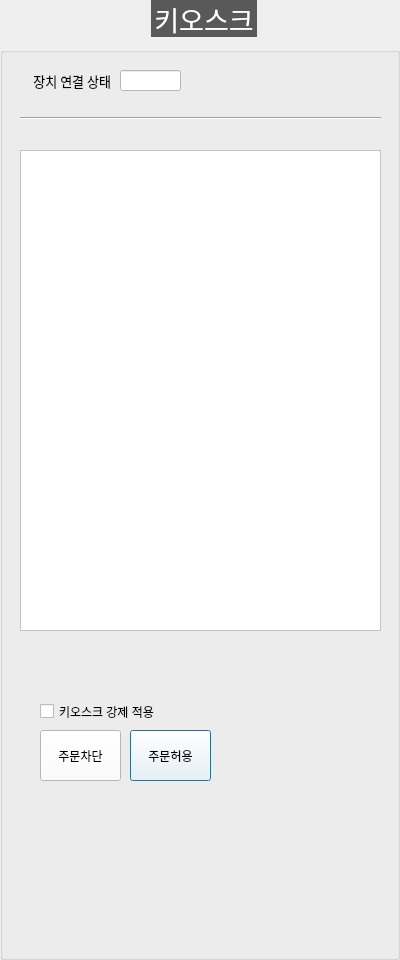
<?xml version="1.0" encoding="UTF-8"?>
<ui version="4.0">
 <class>DialogKiosk</class>
 <widget class="QDialog" name="DialogKiosk">
  <property name="geometry">
   <rect>
    <x>0</x>
    <y>0</y>
    <width>400</width>
    <height>960</height>
   </rect>
  </property>
  <property name="windowTitle">
   <string>Dialog</string>
  </property>
  <property name="styleSheet">
   <string notr="true">QGroupBox  {
    margin-top: 30px;
	font: 20pt &quot;함초롬돋움&quot;;
}

QGroupBox::title  {
    subcontrol-origin: margin;
    subcontrol-position: top center;
    padding: 10px 8000px 10px 8000px;
    background-color: #595959;
    color: rgb(255, 255, 255);
}
QLabel {
	font: 10pt &quot;함초롬돋움&quot;;
}
QComboBox{
	font: 10pt &quot;함초롬돋움&quot;;
}
QPushButton{
	font: 10pt &quot;함초롬돋움&quot;;
}
QLineEdit{
	font: 10pt &quot;함초롬돋움&quot;;
}



</string>
  </property>
  <widget class="QGroupBox" name="GB_KIOSK">
   <property name="geometry">
    <rect>
     <x>0</x>
     <y>0</y>
     <width>400</width>
     <height>960</height>
    </rect>
   </property>
   <property name="font">
    <font>
     <family>함초롬돋움</family>
     <pointsize>20</pointsize>
     <weight>50</weight>
     <italic>false</italic>
     <bold>false</bold>
    </font>
   </property>
   <property name="styleSheet">
    <string notr="true">QGroupBox  {
    margin-top: 10px;
	font: 20pt &quot;함초롬돋움&quot;;
}

QGroupBox::title  {
    subcontrol-origin: margin;
    subcontrol-position: top center;
    padding: 10px 8000px 10px 8000px;
    background-color: #595959;
    color: rgb(255, 255, 255);
}
QLabel {
	font: 10pt &quot;함초롬돋움&quot;;
}
QComboBox{
	font: 10pt &quot;함초롬돋움&quot;;
	background-color: #ffffff
}
QPushButton{
	font: 10pt &quot;함초롬돋움&quot;;
	background-color: #ffffff
}
QLineEdit{
	font: 10pt &quot;함초롬돋움&quot;;
	background-color: #ffffff
}
QListWidget{
	font: 10pt &quot;함초롬돋움&quot;;
	background-color: #ffffff
}
QCheckBox{
	font: 10pt &quot;함초롬돋움&quot;;
}



</string>
   </property>
   <property name="title">
    <string>키오스크</string>
   </property>
   <widget class="QLineEdit" name="LE_KIOSK_CONNECTION">
    <property name="geometry">
     <rect>
      <x>120</x>
      <y>70</y>
      <width>61</width>
      <height>21</height>
     </rect>
    </property>
    <property name="font">
     <font>
      <family>함초롬돋움</family>
      <pointsize>10</pointsize>
      <weight>50</weight>
      <italic>false</italic>
      <bold>false</bold>
     </font>
    </property>
    <property name="readOnly">
     <bool>true</bool>
    </property>
   </widget>
   <widget class="QLabel" name="label_110">
    <property name="geometry">
     <rect>
      <x>20</x>
      <y>70</y>
      <width>91</width>
      <height>21</height>
     </rect>
    </property>
    <property name="font">
     <font>
      <family>함초롬돋움</family>
      <pointsize>10</pointsize>
      <weight>50</weight>
      <italic>false</italic>
      <bold>false</bold>
     </font>
    </property>
    <property name="text">
     <string>장치 연결 상태</string>
    </property>
    <property name="alignment">
     <set>Qt::AlignRight|Qt::AlignTrailing|Qt::AlignVCenter</set>
    </property>
   </widget>
   <widget class="Line" name="line_37">
    <property name="geometry">
     <rect>
      <x>20</x>
      <y>110</y>
      <width>361</width>
      <height>16</height>
     </rect>
    </property>
    <property name="font">
     <font>
      <pointsize>11</pointsize>
     </font>
    </property>
    <property name="orientation">
     <enum>Qt::Horizontal</enum>
    </property>
   </widget>
   <widget class="QListWidget" name="LW_ORDERS">
    <property name="geometry">
     <rect>
      <x>20</x>
      <y>150</y>
      <width>361</width>
      <height>481</height>
     </rect>
    </property>
   </widget>
   <widget class="QCheckBox" name="CB_FORCE_KIOSK">
    <property name="geometry">
     <rect>
      <x>40</x>
      <y>700</y>
      <width>151</width>
      <height>23</height>
     </rect>
    </property>
    <property name="text">
     <string>키오스크 강제 적용</string>
    </property>
   </widget>
   <widget class="QPushButton" name="BTN_FORCE_ORDER_PASS">
    <property name="geometry">
     <rect>
      <x>130</x>
      <y>730</y>
      <width>81</width>
      <height>51</height>
     </rect>
    </property>
    <property name="text">
     <string>주문허용</string>
    </property>
   </widget>
   <widget class="QPushButton" name="BTN_FORCE_ORDER_BLOCK">
    <property name="geometry">
     <rect>
      <x>40</x>
      <y>730</y>
      <width>81</width>
      <height>51</height>
     </rect>
    </property>
    <property name="text">
     <string>주문차단</string>
    </property>
   </widget>
  </widget>
 </widget>
 <resources/>
 <connections/>
</ui>
